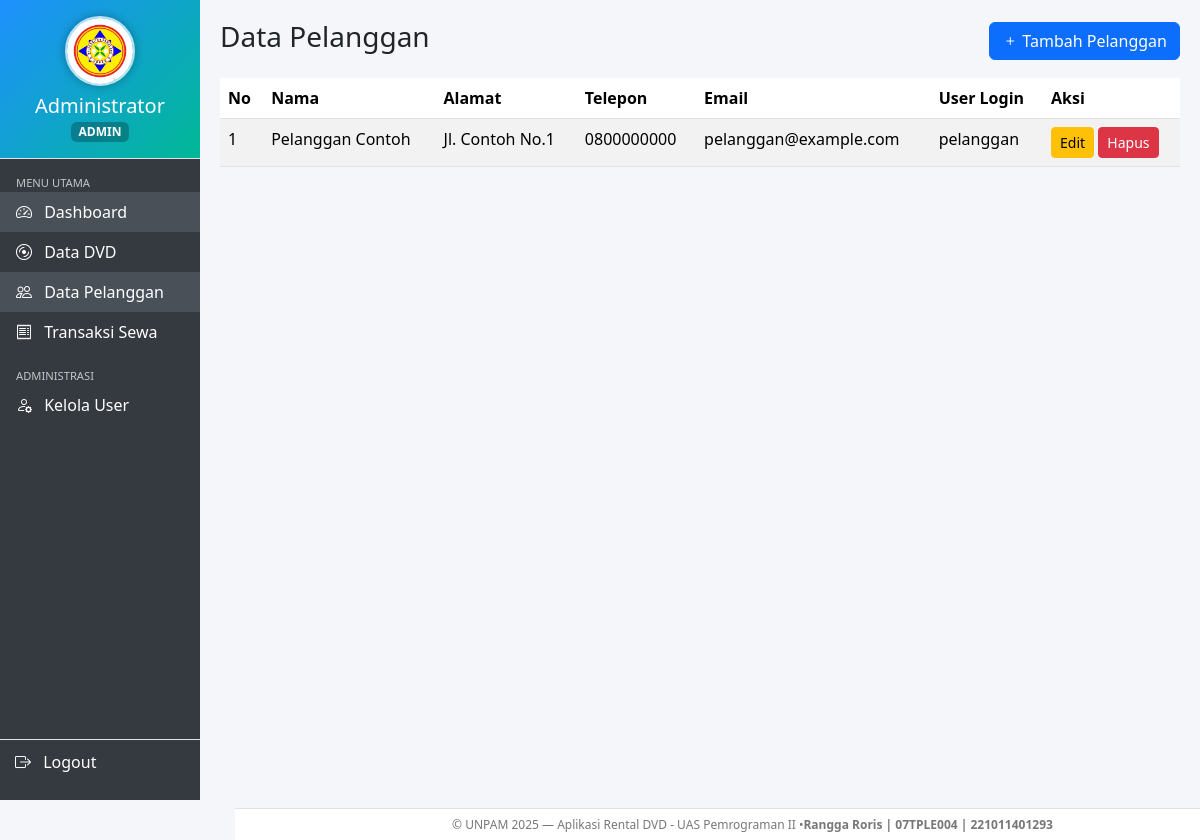
The app's page /pages/pelanggan/index.php (signed in) with its own data.
### tables this page shows
CREATE TABLE pelanggan (
    id INT AUTO_INCREMENT PRIMARY KEY,
    user_id INT NULL,
    nama_pelanggan VARCHAR(100) NOT NULL,
    alamat TEXT,
    telepon VARCHAR(20),
    email VARCHAR(100),
    FOREIGN KEY (user_id) REFERENCES users(id)
);

CREATE TABLE users (
    id INT AUTO_INCREMENT PRIMARY KEY,
    nama_lengkap VARCHAR(100) NOT NULL,
    username VARCHAR(50) NOT NULL UNIQUE,
    password VARCHAR(255) NOT NULL,
    role ENUM('admin','petugas','pemilik','pelanggan') NOT NULL DEFAULT 'petugas',
    created_at TIMESTAMP DEFAULT CURRENT_TIMESTAMP
);

### config/config.php (called while the page is built, shortened)
<?php
$projectRoot = str_replace('\\', '/', realpath(__DIR__ . '/..'));
$docRoot     = str_replace('\\', '/', realpath($_SERVER['DOCUMENT_ROOT'] ?? ''));
$base_url    = rtrim(str_replace($docRoot, '', $projectRoot), '/');
function base_url(string $path = ''): string {
    global $base_url;
    return $base_url . $path;
}

### pages/pelanggan/index.php (the view, shortened to what this page needs)
<?php
require_once '../../config/config.php';
include '../../layouts/header.php';
include '../../layouts/sidebar.php';
$stmt = $pdo->query("
    SELECT p.*, u.username
    FROM pelanggan p
    LEFT JOIN users u ON p.user_id = u.id
    ORDER BY p.id DESC
");
?>
<div class="d-flex justify-content-between align-items-center mb-3">
  <h3>Data Pelanggan</h3>
  <?php if ($_SESSION['user_role'] !== 'pemilik') : ?>
    <a href="<?= base_url('/pages/pelanggan/tambah.php') ?>" class="btn btn-primary"><i class="bi bi-plus"></i> Tambah Pelanggan</a>
  <?php endif; ?>
</div>
<table class="table table-striped table-hover">
  <thead>
    <tr>
      <th>No</th>
      <th>Nama</th>
      <th>Alamat</th>
      <th>Telepon</th>
      <th>Email</th>
      <th>User Login</th>
      <?php if ($_SESSION['user_role'] !== 'pemilik') : ?>
      <th>Aksi</th>
      <?php endif; ?>
    </tr>
  </thead>
  <tbody>
    <?php $no = 1; while ($row = $stmt->fetch(PDO::FETCH_ASSOC)) : ?>
      <tr>
        <td><?= $no++ ?></td>
        <td><?= htmlspecialchars($row['nama_pelanggan']) ?></td>
        <td><?= htmlspecialchars($row['alamat']) ?></td>
        <td><?= htmlspecialchars($row['telepon']) ?></td>
        <td><?= htmlspecialchars($row['email']) ?></td>
        <td><?= htmlspecialchars($row['username'] ?? '-') ?></td>
        <?php if ($_SESSION['user_role'] !== 'pemilik') : ?>
        <td>
          <a href="<?= base_url('/pages/pelanggan/edit.php?id=' . $row['id']) ?>" class="btn btn-sm btn-warning">Edit</a>
          <a href="<?= base_url('/pages/pelanggan/index.php?hapus=' . $row['id']) ?>" class="btn btn-sm btn-danger"
             onclick="return confirm('Hapus data ini?')">Hapus</a>
        </td>
        <?php endif; ?>
      </tr>
    <?php endwhile; ?>
  </tbody>
</table>
<?php
include '../../layouts/footer.php';
?>

### layouts/header.php (style rules this page uses)
body { background-color: #f4f6f9; }
body { padding-bottom: 40px; }

### records on screen
pelanggan: nama_pelanggan "Pelanggan Contoh", alamat "Jl. Contoh No.1", telepon "0800000000", email "pelanggan@example.com", user.username "pelanggan"

### other values on screen
$name "Administrator"
$role ?: 'TIDAK DIKETAHUI' "ADMIN"
